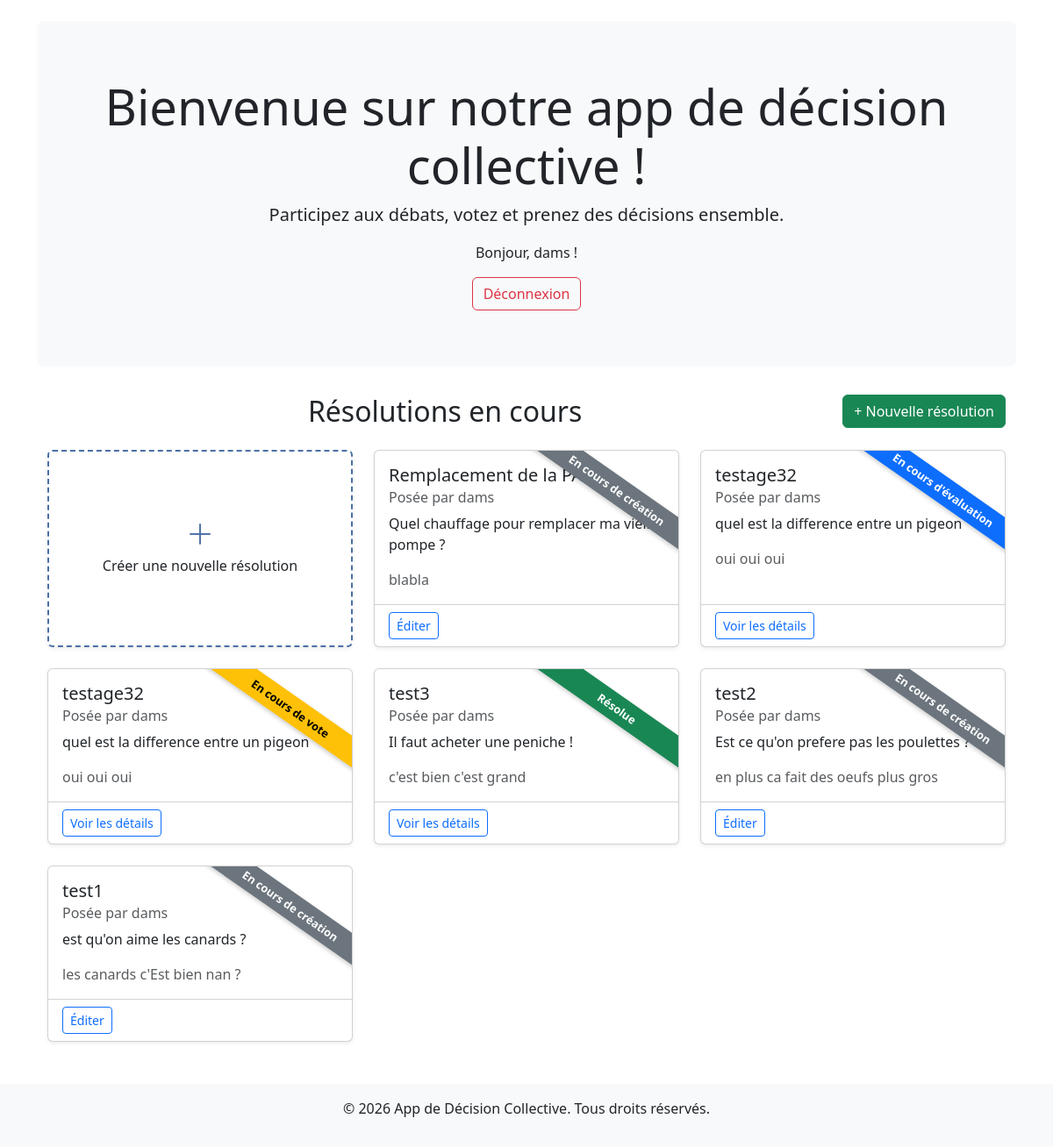
The app's page / (signed in), older data.
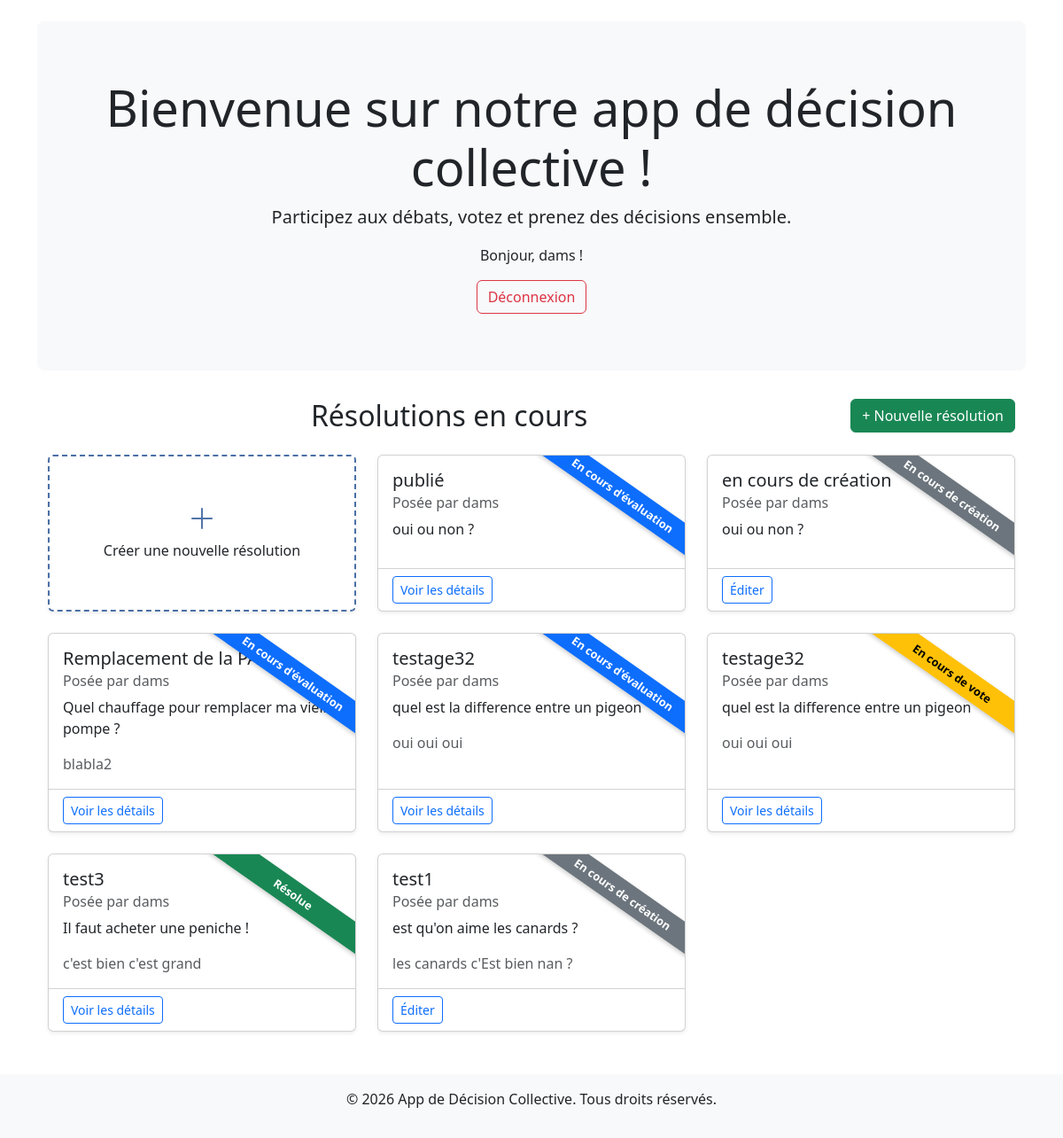
The same page, newer data.
### mapage/models.py (models this page shows, shortened)
class Resolution(models.Model):
    STATUS_CHOICES = [
        ('draft', 'En cours de création'),
        ('evaluation', 'En cours d\'évaluation'),
        ('voting', 'En cours de vote'),
        ('resolved', 'Résolue'),
    ]
    title = models.CharField(max_length=200, verbose_name="Titre de la résolution")
    question = models.TextField(verbose_name="Question (binaire)")
    context = models.TextField(verbose_name="Contexte", blank=True)
    created_at = models.DateTimeField(auto_now_add=True, verbose_name="Créée le")
    created_by = models.ForeignKey(User, on_delete=models.CASCADE, verbose_name="Créée par")
    is_active = models.BooleanField(default=True, verbose_name="Active")
    status = models.CharField(max_length=20, choices=STATUS_CHOICES, default='draft', verbose_name="Statut")

### mapage/views.py (the view)
# urls.py: path('', views.accueil, name='accueil'),
def accueil(request):
    if request.user.is_authenticated:
        resolutions = Resolution.objects.filter(
            models.Q(is_active=True),
            ~models.Q(status='draft') | models.Q(created_by=request.user, status='draft')
        ).order_by('-created_at')
    else:
        resolutions = Resolution.objects.filter(is_active=True).exclude(status='draft').order_by('-created_at')
    return render(request, 'accueil.html', {'resolutions': resolutions})

### mapage/templates/accueil.html
{% extends "base.html" %}
{% load static %}
{% block content %}
<div class="jumbotron text-center"
  style="background-color: #f8f9fa; padding: 4rem; margin-bottom: 2rem; border-radius: 0.5rem;">
  <h1 class="display-4">Bienvenue sur notre app de décision collective !</h1>
  <p class="lead">Participez aux débats, votez et prenez des décisions ensemble.</p>
  {% if user.is_authenticated %}
  <p>Bonjour, {{ user.username }} !</p>
  <a href="{% url 'custom_logout' %}" class="btn btn-outline-danger">Déconnexion</a>
  {% else %}
  <a href="{% url 'account_login' %}" class="btn btn-primary btn-lg">Se connecter</a>
  <a href="{% url 'account_signup' %}" class="btn btn-secondary btn-lg ms-2">S'inscrire</a>
  {% endif %}
</div>
<div class="container mb-5">
  <h2 class="text-center mb-4">Résolutions en cours
    {% if user.is_authenticated %}
    <a href="{% url 'create_resolution' %}" class="btn btn-success float-end">+ Nouvelle résolution</a>
    {% else %}
    <p>Rejoignez une communauté pour participer aux décisions collectives !</p>
    {% endif %}
  </h2>
  <div class="row row-cols-1 row-cols-md-2 row-cols-lg-3 g-4">
    {% if user.is_authenticated %}
    <div class="col">
      <div class="card h-100 shadow-sm border-primary text-center" style="cursor: pointer;"
        onclick="window.location.href='{% url 'create_resolution' %}'">
        <div class="card-body d-flex flex-column justify-content-center">
          <h5 class="card-title"><i class="bi bi-plus-lg" style="font-size: 2rem;"></i></h5>
          <p class="card-text">Créer une nouvelle résolution</p>
        </div>
      </div>
    </div>
    {% for resolution in resolutions %}
    {% include 'resolution_card.html' with resolution=resolution %}
    {% empty %}
    <div class="col-12">
      <div class="alert alert-info text-center">Aucune résolution en cours.</div>
    </div>
    {% endfor %}
    {% endif %}
  </div>
</div>
{% endblock %}

### mapage/templates/resolution_card.html (shortened to what this page needs)
<div class="col">
  <div class="card h-100 shadow-sm">
    <div class="ribbon ribbon-{{ resolution.status }}">
      <span>{{ resolution.get_status_display }}</span>
    </div>
    <div class="card-body">
      <h5 class="card-title">{{ resolution.title }}</h5>
      <h6 class="card-subtitle mb-2 text-muted">Posée par {{ resolution.created_by.username }}</h6>
      <p class="card-text">{{ resolution.question }}</p>
      <p class="card-text text-muted">{{ resolution.context|truncatechars:100 }}</p>
    </div>
    <div class="card-footer bg-transparent">
      {% if resolution.status == 'draft' and request.user == resolution.created_by %}
        <a href="{% url 'edit_resolution' resolution.id %}" class="btn btn-sm btn-outline-primary">Éditer</a>
      {% else %}
         <a href="{% url 'resolution_details' resolution.id %}" class="btn btn-sm btn-outline-primary">Voir les détails</a>
      {% endif %}
    </div>
  </div>
</div>

Row changes from the older to the newer data that the page shows:
no longer on this page (row edited): Resolution: status "En cours de création", title "test2", created_by.username "dams", question "Est ce qu'on prefere pas les poulettes ?", context "en plus ca fait des oeufs plus gros", shows "Éditer"
added Resolution: status "En cours d'évaluation", title "publié", created_by.username "dams", question "oui ou non ?", shows "Voir les détails"
added Resolution: status "En cours de création", title "en cours de création", created_by.username "dams", question "oui ou non ?", shows "Éditer"
changed Resolution "Remplacement de la PAC": status "En cours de création" → "En cours d'évaluation"; context "blabla" → "blabla2"; status "Éditer" → "Voir les détails"
